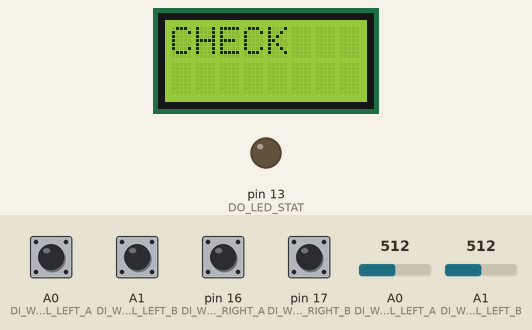
The sketch below on a simulated Arduino Uno, built with avr-gcc and run on an emulated ATmega328P. Parts: 8×2 character LCD, output pins drawn as LEDs (lit = HIGH). Inputs (shaded band) come from the test bench; at power-on: A0 (DI_WHEEL_LEFT_A), A1 (DI_WHEEL_LEFT_B), pin 16 (DI_WHEEL_RIGHT_A), pin 17 (DI_WHEEL_RIGHT_B) LOW, A0 (DI_WHEEL_LEFT_A) = 512, A1 (DI_WHEEL_LEFT_B) = 512. Pins used as bus, display or sensor lines are not drawn; what the sketch prints to the serial monitor is not drawn.

Above: at 0.1 s.
2.3 s: A0 (DI_WHEEL_LEFT_A) pulled HIGH for 0.15 s
At 3.3 s:
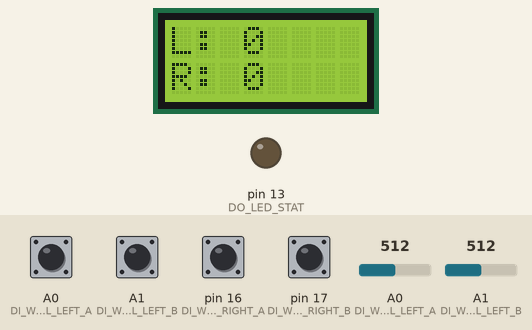
3.9 s: A1 (DI_WHEEL_LEFT_B) pulled HIGH for 0.15 s
At 3.97 s:
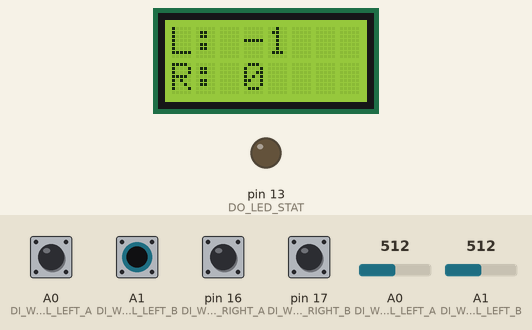
5.5 s: pin 16 (DI_WHEEL_RIGHT_A) pulled HIGH for 0.15 s
At 5.57 s:
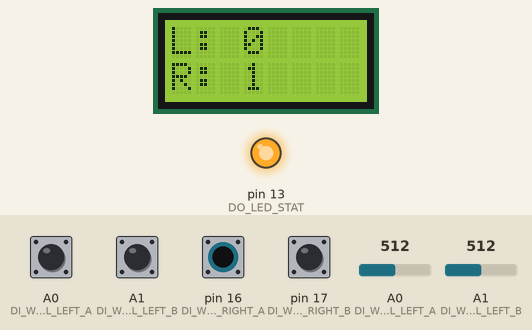
7.1 s: pin 17 (DI_WHEEL_RIGHT_B) pulled HIGH for 0.15 s
At 7.17 s:
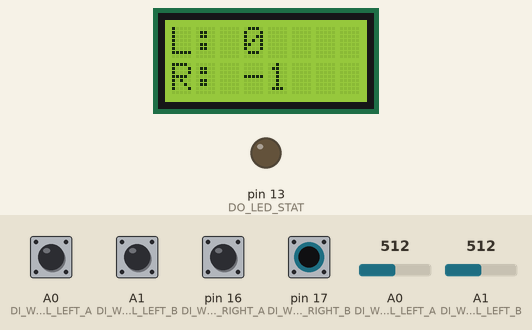
Timing chart, 0 to 9.7 s (numbered marks = the images above; inputs shaded):
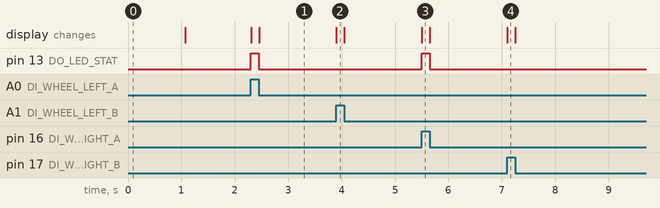

Measured:
- after the input at 2.3 s, pin 13 (DO_LED_STAT): LOW → HIGH at once, → LOW 0.15 s later; the display: first changes at once (image 1 shows a later state)
- after the input at 3.9 s, the display: changes at once (image 2)
- after the input at 5.5 s, pin 13 (DO_LED_STAT): LOW → HIGH at once, → LOW 0.15 s later; the display: changes at once (image 3)
- after the input at 7.1 s, the display: changes at once (image 4)

The sketch:

encorder_checking.ino
```cpp
//光学式エンコーダーの元のプログラム
//左右の値を積算していき表示する

#include <LiquidCrystal.h>

LiquidCrystal lcd(7, 8, 9, 10, 11, 12);

#define DI_WHEEL_LEFT_A 14
#define DI_WHEEL_LEFT_B 15
#define DI_WHEEL_RIGHT_A 16
#define DI_WHEEL_RIGHT_B 17
#define DI_BTN_ZERO_CLEAR 6

#define DO_LED_STAT 13
#define DO_LED_ERR 12

#define AI_ROTARY_ENCODER_L A0
#define AI_ROTARY_ENCODER_R A1

long cnt_left, cnt_right, left_before, right_before;
int enc_left, enc_right;
// int tm_serial_out;
#define TIMEOUT 1000

String strData;

int wheelState, prevState, prevLeft, prevRight;
#define ST_WHL_NONE 0x0
#define ST_WHL_LA 0x01
#define ST_WHL_LB 0x02
#define ST_WHL_LEFT 0x03
#define ST_WHL_RA 0x04
#define ST_WHL_RB 0x08
#define ST_WHL_RIGHT 0x0c

void setup() {

  lcd.begin(8, 2);           /* LCDの設定(8文字2行) */
  lcd.clear();                /* LCDのクリア */
  lcd.setCursor(0, 0);        /* 0列0行から表示する */
  lcd.print("CHECK");         /* 文字列の表示 */
  delay(1000);
  lcd.clear();                /* LCDのクリア */

  pinMode(DO_LED_STAT, OUTPUT);
  pinMode(DO_LED_ERR, OUTPUT);

  pinMode(DI_WHEEL_LEFT_A, INPUT);
  pinMode(DI_WHEEL_LEFT_B, INPUT);
  pinMode(DI_WHEEL_RIGHT_A, INPUT);
  pinMode(DI_WHEEL_RIGHT_B, INPUT);

  pinMode(AI_ROTARY_ENCODER_L, INPUT);
  pinMode(AI_ROTARY_ENCODER_R, INPUT);

  cnt_left = cnt_right = 0;
  left_before = right_before = 0;
//  tm_serial_out = 0;

  wheelState &= digitalRead(DI_WHEEL_LEFT_A) | digitalRead(DI_WHEEL_LEFT_B)<<1;
  prevState = wheelState;

  Serial.begin(9600);
}

void loop(){
  wheelState = digitalRead(DI_WHEEL_LEFT_A) | digitalRead(DI_WHEEL_LEFT_B)<<1 | digitalRead(DI_WHEEL_RIGHT_A)<<2 | digitalRead(DI_WHEEL_RIGHT_B)<<3;
  enc_left = analogRead(AI_ROTARY_ENCODER_L);
  enc_right = analogRead(AI_ROTARY_ENCODER_R);

  prevLeft = prevState&ST_WHL_LEFT;
  prevRight = prevState&ST_WHL_RIGHT;

  // LEFT WHEEL COUNTER UPDATE
  switch(wheelState&ST_WHL_LEFT){
    case ST_WHL_LEFT:
      if(prevLeft==ST_WHL_LA){
        cnt_left++;
      }else if(prevLeft==ST_WHL_LB){
        cnt_left--;
      }
      break;
    case ST_WHL_LA:
      if(prevLeft==ST_WHL_NONE){
        cnt_left++;
      }else if(prevLeft==ST_WHL_LEFT){
        cnt_left--;
      }
      break;
    case ST_WHL_NONE:
      if(prevLeft==ST_WHL_LB){
        cnt_left++;
      }else if(prevLeft==ST_WHL_LA){
        cnt_left--;
      }
      break;
    case ST_WHL_LB:
      if(prevLeft==ST_WHL_LEFT){
        cnt_left++;
      }else if(prevLeft==ST_WHL_NONE){
        cnt_left--;
      }
      break;
  }

  switch(wheelState&ST_WHL_RIGHT){
    case ST_WHL_RIGHT:
      if(prevRight==ST_WHL_RA){
        cnt_right++;
      }else if(prevRight==ST_WHL_RB){
        cnt_right--;
      }
      break;
    case ST_WHL_RA:
      if(prevRight==ST_WHL_NONE){
        cnt_right++;
      }else if(prevRight==ST_WHL_RIGHT){
        cnt_right--;
      }
      break;
    case ST_WHL_NONE:
      if(prevRight==ST_WHL_RB){
        cnt_right++;
      }else if(prevRight==ST_WHL_RA){
        cnt_right--;
      }
      break;
    case ST_WHL_RB:
      if(prevRight==ST_WHL_RIGHT){
        cnt_right++;
      }else if(prevRight==ST_WHL_NONE){
        cnt_right--;
      }
      break;
  }
  prevState=wheelState;

  // LED
  if (wheelState& (ST_WHL_LA|ST_WHL_RA)) {
    digitalWrite(DO_LED_STAT, HIGH);
    //Serial.println("a");
  }else{
    digitalWrite(DO_LED_STAT, LOW);
    //Serial.println("b");
  }

  if(wheelState& (ST_WHL_LB|ST_WHL_RB)){
    digitalWrite(DO_LED_ERR, HIGH);
   // Serial.println("c");
  }else{
   digitalWrite(DO_LED_ERR, LOW);
   //Serial.println("d");
  }
  // Serial Out
//  tm_serial_out++;
//  if(tm_serial_out>TIMEOUT){
//    tm_serial_out=0;
if (cnt_left != left_before || cnt_right != right_before ){
    strData = String(cnt_left);
    strData += ",";
    strData += String(cnt_right);
//    strData += ",";
//    strData += String(enc_left);
//    strData += ",";
//    strData += String(enc_right);
    Serial.println(strData);
    lcd.clear();
    lcd.setCursor(0,0);
    lcd.print("L:");
    lcd.setCursor(3,0);
    lcd.print(cnt_left);
    lcd.setCursor(0,1);
    lcd.print("R:");
    lcd.setCursor(3,1);
    lcd.print(cnt_right);
    left_before = cnt_left;
    right_before = cnt_right;
  }
}
```
